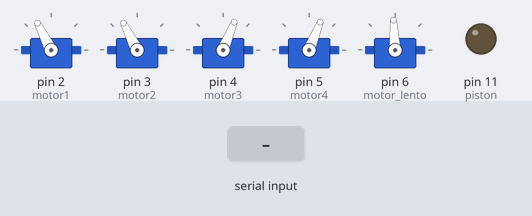
Simulated run of this sketch. Board: Arduino Uno, built with avr-gcc and run on an emulated ATmega328P. Shown: 5 × servo, output pins drawn as LEDs (lit = HIGH). Inputs (shaded band) come from the test bench. What the sketch prints to the serial monitor is not drawn.

Above: at 14.0 s.
14.1 s: "T" received over Serial
At 15.3 s:
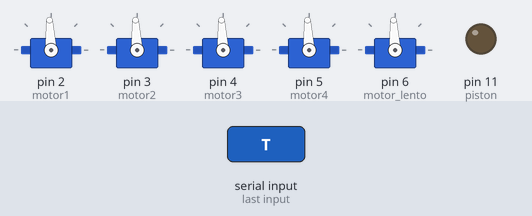
At 18.0 s:
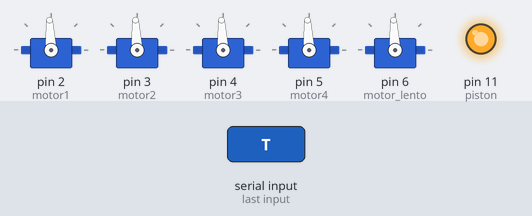
30.5 s: "r" received over Serial
43.5 s: "R" received over Serial
54.5 s: "t" received over Serial
Timing chart, 0 to 69.5 s (numbered marks = the images above; inputs shaded):
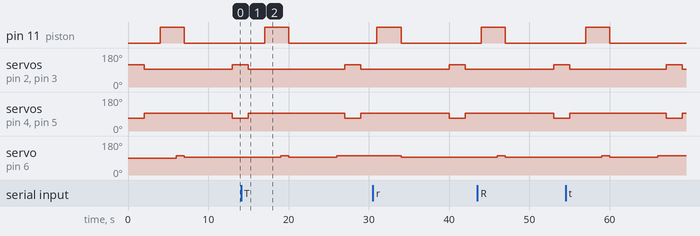

The sketch:

codigo_robot.ino
```cpp
#include <Servo.h>
#include <SoftwareSerial.h>
SoftwareSerial BT(9,10);

int piston = 11;
int cont= 0;
int cont_2 = 0;
int motor1 = 2;
int motor2 = 3;
int motor3 = 4;
int motor4 = 5;
int motor_lento = 6;
Servo motor;
Servo motor_v2;
Servo motor_v3;
Servo motor_v4;
Servo motor_v5;

void setup() {
  Serial.begin(9600);
  BT.begin(9600);
  pinMode(piston,OUTPUT);
 digitalWrite(piston, LOW);
  motor.attach(motor1);
  motor_v2.attach(motor2);
  motor_v3.attach(motor3);
  motor_v4.attach(motor4);
  motor_v5.attach(motor_lento);

}

void loop() {
   motorControl(50);
    motorControl_v2(50);
    motorControl_v3(-50);
    motorControl_v4(-50);
    delay(2000);
    motorControl(0);
    motorControl_v2(0);
    motorControl_v3(0);
    motorControl_v4(0);
    delay(2000);
    digitalWrite(piston, HIGH);
    delay(2000);
    motorControl_v5(20);
    delay(1000);
    motorControl_v5(0);
    digitalWrite(piston, LOW);
    delay(6000);
  if(Serial.available() > 0)
  {
  char entrada = Serial.read();

  if(entrada =='O' || entrada =='o'){

    motorControl(50);
    motorControl_v2(50);
    motorControl_v3(-50);
    motorControl_v4(-50);
    delay(2000);
    motorControl(0);
    motorControl_v2(0);
    motorControl_v3(0);
    motorControl_v4(0);
    delay(2000);
    digitalWrite(piston, HIGH);
    delay(2000);
    motorControl_v5(20);
    delay(1000);
    motorControl_v5(0);
    digitalWrite(piston, LOW);

    cont = 50;
    cont_2 = - 50;
  }
  if(entrada == 'f' || entrada == 'F')
  {
    motorControl(0);
    motorControl_v2(0);
    motorControl_v3(0);
    motorControl_v4(0);
    cont = 0;
    cont_2 = 0;
  }
  if(entrada == 'r' || entrada == 'R')
  {
    Serial.print("Contador: ");
    cont = cont + 10;
    cont_2 = cont_2 -10;

    motorControl(cont);
    motorControl_v2(cont);
    motorControl_v3(cont_2);
    motorControl_v4(cont_2);
    Serial.println(cont);
    Serial.print("Contador: ");
    Serial.println(cont_2);
  }
  if(entrada == 'x' || entrada == 'X')
  {
    Serial.print("Contador: ");
    cont = cont - 10;
    cont_2 = cont_2 + 10;
    motorControl(cont);
    motorControl_v2(cont);
    motorControl_v3(cont_2);
    motorControl_v4(cont_2);
    Serial.println(cont);
    Serial.print("Contador: ");
    Serial.println(cont_2);
  }
  if(entrada =='T' || entrada == 't')
  {
    motorControl_v5(20);
    delay(1000);

  }
   if(entrada =='n' || entrada == 'N')
  {
    motorControl_v5(0);

  }
  }


}

int motorControl(int value){
motor.write(map(value,-100,100,1000,2000));
}
int motorControl_v2(int value){
motor_v2.write(map(value,-100,100,1000,2000));
}
int motorControl_v3(int value){
motor_v3.write(map(value,-100,100,1000,2000));
}
int motorControl_v4(int value){
motor_v4.write(map(value,-100,100,1000,2000));
}
int motorControl_v5(int value){
motor_v5.write(map(value,-100,100,1000,2000));
}
```

Measured:
- after the input at 14.1 s, pin 11 (piston): goes on until 20.0 s, then stays LOW
